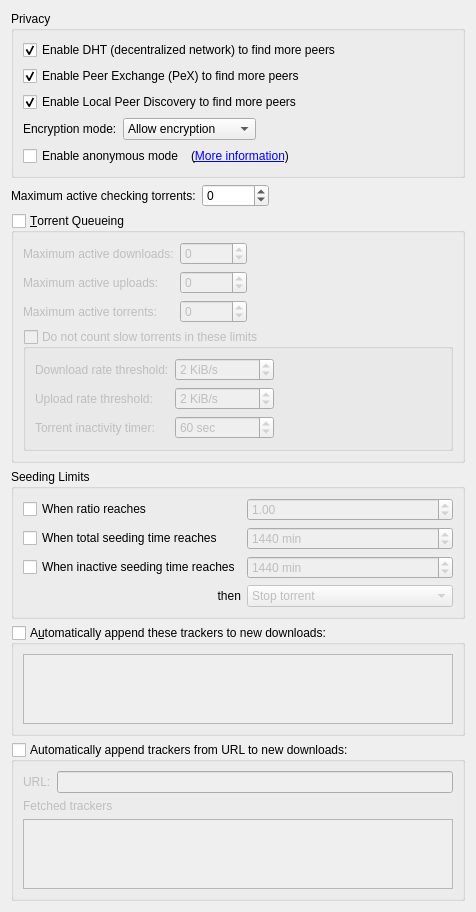
          <widget class="QWidget" name="scrollAreaWidgetContents_4">
           <property name="geometry">
            <rect>
             <x>0</x>
             <y>0</y>
             <width>413</width>
             <height>693</height>
            </rect>
           </property>
           <layout class="QVBoxLayout" name="verticalLayout_7">
            <item>
             <widget class="QGroupBox" name="AddBTFeaturesBox">
              <property name="title">
               <string>Privacy</string>
              </property>
              <layout class="QVBoxLayout" name="verticalLayout_14">
               <item>
                <widget class="QCheckBox" name="checkDHT">
                 <property name="toolTip">
                  <string>Find peers on the DHT network</string>
                 </property>
                 <property name="text">
                  <string>Enable DHT (decentralized network) to find more peers</string>
                 </property>
                 <property name="checked">
                  <bool>true</bool>
                 </property>
                </widget>
               </item>
               <item>
                <widget class="QCheckBox" name="checkPeX">
                 <property name="toolTip">
                  <string>Exchange peers with compatible Bittorrent clients (µTorrent, Vuze, ...)</string>
                 </property>
                 <property name="text">
                  <string>Enable Peer Exchange (PeX) to find more peers</string>
                 </property>
                 <property name="checked">
                  <bool>true</bool>
                 </property>
                </widget>
               </item>
               <item>
                <widget class="QCheckBox" name="checkLSD">
                 <property name="toolTip">
                  <string>Look for peers on your local network</string>
                 </property>
                 <property name="text">
                  <string>Enable Local Peer Discovery to find more peers</string>
                 </property>
                 <property name="checked">
                  <bool>true</bool>
                 </property>
                </widget>
               </item>
               <item>
                <layout class="QHBoxLayout">
                 <item>
                  <widget class="QLabel" name="lbl_encryption">
                   <property name="text">
                    <string>Encryption mode:</string>
                   </property>
                   <property name="buddy">
                    <cstring>comboEncryption</cstring>
                   </property>
                  </widget>
                 </item>
                 <item>
                  <widget class="QComboBox" name="comboEncryption">
                   <property name="toolTip">
                    <string>Allow encryption: Connect to peers regardless of setting
Require encryption: Only connect to peers with protocol encryption
Disable encryption: Only connect to peers without protocol encryption</string>
                   </property>
                   <item>
                    <property name="text">
                     <string>Allow encryption</string>
                    </property>
                   </item>
                   <item>
                    <property name="text">
                     <string>Require encryption</string>
                    </property>
                   </item>
                   <item>
                    <property name="text">
                     <string>Disable encryption</string>
                    </property>
                   </item>
                  </widget>
                 </item>
                 <item>
                  <spacer>
                   <property name="orientation">
                    <enum>Qt::Orientation::Horizontal</enum>
                   </property>
                   <property name="sizeHint" stdset="0">
                    <size>
                     <width>40</width>
                     <height>20</height>
                    </size>
                   </property>
                  </spacer>
                 </item>
                </layout>
               </item>
               <item>
                <layout class="QHBoxLayout" name="horizontalLayout_6">
                 <item>
                  <widget class="QCheckBox" name="checkAnonymousMode">
                   <property name="toolTip">
                    <string>Enable when using a proxy or a VPN connection</string>
                   </property>
                   <property name="text">
                    <string>Enable anonymous mode</string>
                   </property>
                  </widget>
                 </item>
                 <item>
                  <widget class="QLabel" name="label_anonymous">
                   <property name="text">
                    <string>(&lt;a href=&quot;https://github.com/qbittorrent/qBittorrent/wiki/Anonymous-Mode&quot;&gt;More information&lt;/a&gt;)</string>
                   </property>
                   <property name="openExternalLinks">
                    <bool>true</bool>
                   </property>
                   <property name="textInteractionFlags">
                    <set>Qt::TextInteractionFlag::LinksAccessibleByKeyboard|Qt::TextInteractionFlag::LinksAccessibleByMouse</set>
                   </property>
                  </widget>
                 </item>
                 <item>
                  <spacer name="horizontalSpacer_14">
                   <property name="orientation">
                    <enum>Qt::Orientation::Horizontal</enum>
                   </property>
                   <property name="sizeHint" stdset="0">
                    <size>
                     <width>40</width>
                     <height>20</height>
                    </size>
                   </property>
                  </spacer>
                 </item>
                </layout>
               </item>
              </layout>
             </widget>
            </item>
            <item>
             <layout class="QHBoxLayout" name="horizontalLayout_20">
              <item>
               <widget class="QLabel" name="labelMaxActiveCheckingTorrents">
                <property name="text">
                 <string>Maximum active checking torrents:</string>
                </property>
               </widget>
              </item>
              <item>
               <widget class="QSpinBox" name="spinBoxMaxActiveCheckingTorrents">
                <property name="specialValueText">
                 <string notr="true">∞</string>
                </property>
                <property name="minimum">
                 <number>-1</number>
                </property>
                <property name="maximum">
                 <number>2147483647</number>
                </property>
               </widget>
              </item>
              <item>
               <spacer name="horizontalSpacer_21">
                <property name="orientation">
                 <enum>Qt::Orientation::Horizontal</enum>
                </property>
                <property name="sizeHint" stdset="0">
                 <size>
                  <width>40</width>
                  <height>20</height>
                 </size>
                </property>
               </spacer>
              </item>
             </layout>
            </item>
            <item>
             <widget class="QGroupBox" name="checkEnableQueueing">
              <property name="title">
               <string>&amp;Torrent Queueing</string>
              </property>
              <property name="checkable">
               <bool>true</bool>
              </property>
              <property name="checked">
               <bool>false</bool>
              </property>
              <layout class="QGridLayout" name="gridLayout_2">
               <item row="0" column="0">
                <widget class="QLabel" name="label_max_active_dl">
                 <property name="text">
                  <string>Maximum active downloads:</string>
                 </property>
                 <property name="buddy">
                  <cstring>spinMaxActiveDownloads</cstring>
                 </property>
                </widget>
               </item>
               <item row="0" column="1">
                <widget class="QSpinBox" name="spinMaxActiveDownloads">
                 <property name="specialValueText">
                  <string>∞</string>
                 </property>
                 <property name="minimum">
                  <number>-1</number>
                 </property>
                 <property name="maximum">
                  <number>2147483647</number>
                 </property>
                </widget>
               </item>
               <item row="0" column="2">
                <spacer name="horizontalSpacer_7">
                 <property name="orientation">
                  <enum>Qt::Orientation::Horizontal</enum>
                 </property>
                 <property name="sizeHint" stdset="0">
                  <size>
                   <width>40</width>
                   <height>20</height>
                  </size>
                 </property>
                </spacer>
               </item>
               <item row="1" column="0">
                <widget class="QLabel" name="label_max_active_up">
                 <property name="text">
                  <string>Maximum active uploads:</string>
                 </property>
                 <property name="buddy">
                  <cstring>spinMaxActiveUploads</cstring>
                 </property>
                </widget>
               </item>
               <item row="1" column="1">
                <widget class="QSpinBox" name="spinMaxActiveUploads">
                 <property name="specialValueText">
                  <string>∞</string>
                 </property>
                 <property name="minimum">
                  <number>-1</number>
                 </property>
                 <property name="maximum">
                  <number>2147483647</number>
                 </property>
                </widget>
               </item>
               <item row="2" column="0">
                <widget class="QLabel" name="maxActiveTorrents_lbl">
                 <property name="text">
                  <string>Maximum active torrents:</string>
                 </property>
                 <property name="buddy">
                  <cstring>spinMaxActiveTorrents</cstring>
                 </property>
                </widget>
               </item>
               <item row="2" column="1">
                <widget class="QSpinBox" name="spinMaxActiveTorrents">
                 <property name="specialValueText">
                  <string>∞</string>
                 </property>
                 <property name="minimum">
                  <number>-1</number>
                 </property>
                 <property name="maximum">
                  <number>2147483647</number>
                 </property>
                </widget>
               </item>
               <item row="3" column="0" colspan="3">
                <widget class="QGroupBox" name="checkIgnoreSlowTorrentsForQueueing">
                 <property name="title">
                  <string>Do not count slow torrents in these limits</string>
                 </property>
                 <property name="checkable">
                  <bool>true</bool>
                 </property>
                 <property name="checked">
                  <bool>false</bool>
                 </property>
                 <layout class="QGridLayout" name="gridLayout_13">
                  <item row="0" column="0">
                   <widget class="QLabel" name="labelDownloadRateForSlowTorrents">
                    <property name="text">
                     <string>Download rate threshold:</string>
                    </property>
                    <property name="buddy">
                     <cstring>spinDownloadRateForSlowTorrents</cstring>
                    </property>
                   </widget>
                  </item>
                  <item row="0" column="1">
                   <widget class="QSpinBox" name="spinDownloadRateForSlowTorrents">
                    <property name="suffix">
                     <string> KiB/s</string>
                    </property>
                    <property name="maximum">
                     <number>2000000</number>
                    </property>
                    <property name="stepType">
                     <enum>QAbstractSpinBox::StepType::AdaptiveDecimalStepType</enum>
                    </property>
                    <property name="value">
                     <number>2</number>
                    </property>
                   </widget>
                  </item>
                  <item row="0" column="2">
                   <spacer name="horizontalSpacer_9">
                    <property name="orientation">
                     <enum>Qt::Orientation::Horizontal</enum>
                    </property>
                    <property name="sizeHint" stdset="0">
                     <size>
                      <width>40</width>
                      <height>20</height>
                     </size>
                    </property>
                   </spacer>
                  </item>
                  <item row="1" column="0">
                   <widget class="QLabel" name="labelUploadRateForSlowTorrents">
                    <property name="text">
                     <string>Upload rate threshold:</string>
                    </property>
                   </widget>
                  </item>
                  <item row="1" column="1">
                   <widget class="QSpinBox" name="spinUploadRateForSlowTorrents">
                    <property name="suffix">
                     <string> KiB/s</string>
                    </property>
                    <property name="maximum">
                     <number>2000000</number>
                    </property>
                    <property name="stepType">
                     <enum>QAbstractSpinBox::StepType::AdaptiveDecimalStepType</enum>
                    </property>
                    <property name="value">
                     <number>2</number>
                    </property>
                   </widget>
                  </item>
                  <item row="2" column="0">
                   <widget class="QLabel" name="labelSlowTorrentInactivityTimer">
                    <property name="text">
                     <string>Torrent inactivity timer:</string>
                    </property>
                   </widget>
                  </item>
                  <item row="2" column="1">
                   <widget class="QSpinBox" name="spinSlowTorrentsInactivityTimer">
                    <property name="suffix">
                     <string extracomment="seconds"> sec</string>
                    </property>
                    <property name="minimum">
                     <number>1</number>
                    </property>
                    <property name="maximum">
                     <number>999999</number>
                    </property>
                    <property name="value">
                     <number>60</number>
                    </property>
                   </widget>
                  </item>
                 </layout>
                </widget>
               </item>
              </layout>
             </widget>
            </item>
            <item>
             <widget class="QGroupBox" name="seedingLimitsBox">
              <property name="title">
               <string>Seeding Limits</string>
              </property>
              <layout class="QGridLayout" name="gridLayout_15">
               <item row="0" column="0">
                <widget class="QCheckBox" name="checkMaxRatio">
                 <property name="text">
                  <string>When ratio reaches</string>
                 </property>
                </widget>
               </item>
               <item row="0" column="1">
                <widget class="QDoubleSpinBox" name="spinMaxRatio">
                 <property name="enabled">
                  <bool>false</bool>
                 </property>
                 <property name="singleStep">
                  <double>0.050000000000000</double>
                 </property>
                 <property name="value">
                  <double>1.000000000000000</double>
                 </property>
                </widget>
               </item>
               <item row="0" column="2">
                <spacer name="horizontalSpacer_2">
                 <property name="orientation">
                  <enum>Qt::Orientation::Horizontal</enum>
                 </property>
                 <property name="sizeHint" stdset="0">
                  <size>
                   <width>40</width>
                   <height>20</height>
                  </size>
                 </property>
                </spacer>
               </item>
               <item row="1" column="0">
                <widget class="QCheckBox" name="checkMaxSeedingMinutes">
                 <property name="text">
                  <string>When total seeding time reaches</string>
                 </property>
                </widget>
               </item>
               <item row="1" column="1">
                <widget class="QSpinBox" name="spinMaxSeedingMinutes">
                 <property name="enabled">
                  <bool>false</bool>
                 </property>
                 <property name="suffix">
                  <string extracomment="minutes"> min</string>
                 </property>
                 <property name="maximum">
                  <number>9999999</number>
                 </property>
                 <property name="value">
                  <number>1440</number>
                 </property>
                </widget>
               </item>
               <item row="2" column="0">
                <widget class="QCheckBox" name="checkMaxInactiveSeedingMinutes">
                 <property name="text">
                  <string>When inactive seeding time reaches</string>
                 </property>
                </widget>
               </item>
               <item row="2" column="1">
                <widget class="QSpinBox" name="spinMaxInactiveSeedingMinutes">
                 <property name="enabled">
                  <bool>false</bool>
                 </property>
                 <property name="suffix">
                  <string extracomment="minutes"> min</string>
                 </property>
                 <property name="maximum">
                  <number>9999999</number>
                 </property>
                 <property name="value">
                  <number>1440</number>
                 </property>
                </widget>
               </item>
               <item row="3" column="0">
                <widget class="QLabel" name="label">
                 <property name="text">
                  <string>then</string>
                 </property>
                 <property name="alignment">
                  <set>Qt::AlignmentFlag::AlignRight|Qt::AlignmentFlag::AlignTrailing|Qt::AlignmentFlag::AlignVCenter</set>
                 </property>
                </widget>
               </item>
               <item row="3" column="1">
                <widget class="QComboBox" name="comboRatioLimitAct">
                 <property name="enabled">
                  <bool>false</bool>
                 </property>
                 <item>
                  <property name="text">
                   <string>Stop torrent</string>
                  </property>
                 </item>
                 <item>
                  <property name="text">
                   <string>Remove torrent</string>
                  </property>
                 </item>
                 <item>
                  <property name="text">
                   <string>Remove torrent and its files</string>
                  </property>
                 </item>
                 <item>
                  <property name="text">
                   <string>Enable super seeding for torrent</string>
                  </property>
                 </item>
                </widget>
               </item>
              </layout>
             </widget>
            </item>
            <item>
             <widget class="QGroupBox" name="checkEnableAddTrackers">
              <property name="title">
               <string>A&amp;utomatically append these trackers to new downloads:</string>
              </property>
              <property name="checkable">
               <bool>true</bool>
              </property>
              <property name="checked">
               <bool>false</bool>
              </property>
              <layout class="QGridLayout" name="gridLayout_16">
               <item row="0" column="0">
                <widget class="QPlainTextEdit" name="textTrackers">
                 <property name="tabChangesFocus">
                  <bool>true</bool>
                 </property>
                </widget>
               </item>
              </layout>
             </widget>
            </item>
            <item>
             <widget class="QGroupBox" name="checkAddTrackersFromURL">
              <property name="title">
               <string>Automatically append trackers from URL to new downloads:</string>
              </property>
              <property name="checkable">
               <bool>true</bool>
              </property>
              <property name="checked">
               <bool>false</bool>
              </property>
              <layout class="QVBoxLayout" name="checkAddTrackersFromURLLayout">
               <item>
                <layout class="QHBoxLayout" name="horizontalLayout_21">
                 <item>
                  <widget class="QLabel" name="labelCustomizeTrackersListUrl">
                   <property name="text">
                    <string>URL:</string>
                   </property>
                  </widget>
                 </item>
                 <item>
                  <widget class="QLineEdit" name="textTrackersURL"/>
                 </item>
                </layout>
               </item>
               <item>
                <widget class="QLabel" name="labeltrackersFromURL">
                 <property name="text">
                  <string>Fetched trackers</string>
                 </property>
                </widget>
               </item>
               <item>
                <widget class="QPlainTextEdit" name="textTrackersFromURL">
                 <property name="readOnly">
                  <bool>true</bool>
                 </property>
                </widget>
               </item>
              </layout>
             </widget>
            </item>
            <item>
             <spacer name="verticalSpacer_8">
              <property name="orientation">
               <enum>Qt::Orientation::Vertical</enum>
              </property>
              <property name="sizeHint" stdset="0">
               <size>
                <width>20</width>
                <height>40</height>
               </size>
              </property>
             </spacer>
            </item>
           </layout>
          </widget>
